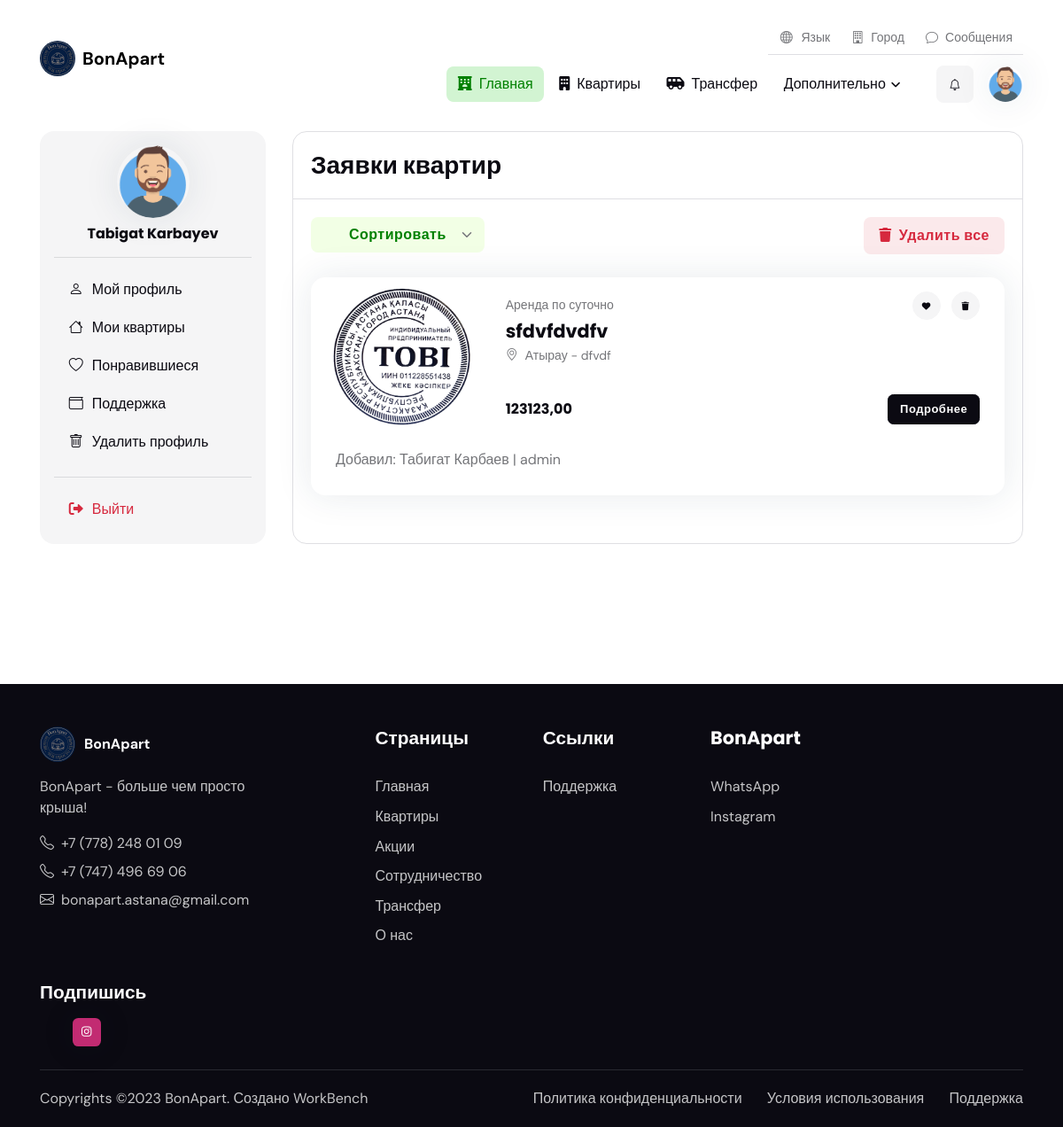
Page /users/pending/ (signed in) on the earlier database version.
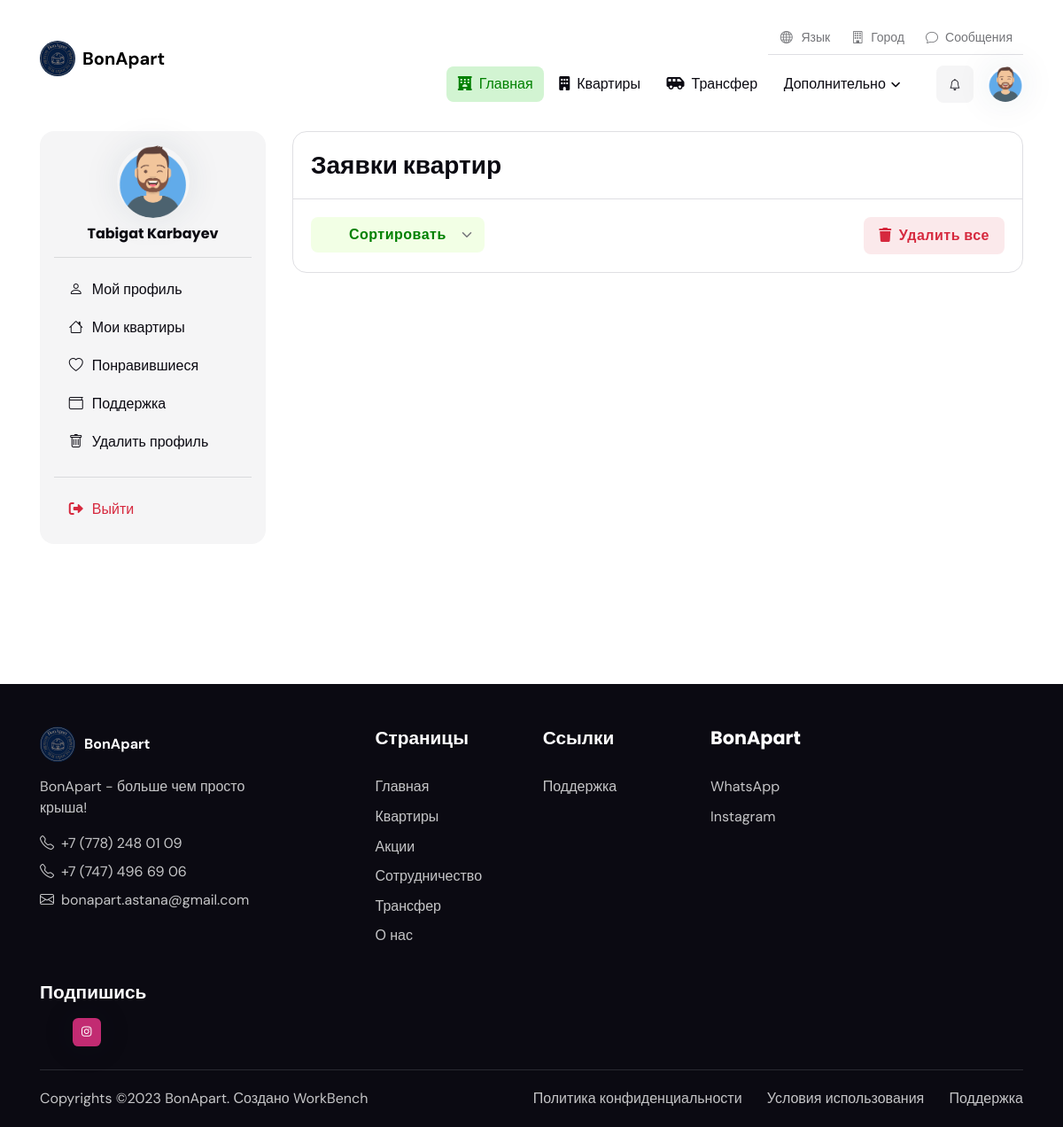
Same page on the later database version.
### apartments/models.py (models this page shows, shortened)
class Apartment(models.Model):
    DEAL_CHOICES = (
        ('daily_rent', 'Аренда по суточно'),
        ('monthly_rent', 'Аренда помесячно'),
        ('sale', 'Продажа'),
    )
    ROOM_COUNT = (
        ('1', '1'),
        ('2', '2'),
        ('3', '3'),
        ('4', '4'),
    )
    STATUS_CHOICES = (
        ('pending', 'На рассмотрении'),
        ('approved', 'Одобрено'),
        ('rejected', 'Отклонено'),
    )
    approval_date = models.DateTimeField(blank=True, null=True, verbose_name='Дата одобрения')
    expiry_date = models.DateTimeField(blank=True, null=True, verbose_name='Дата истечения срока годности')
    archived = models.BooleanField(default=False, verbose_name='В архиве')
    deal_type = models.CharField(max_length=20, choices=DEAL_CHOICES, default='daily_rent', verbose_name='Тип сделки')
    city = models.ForeignKey('City', on_delete=models.CASCADE, blank=True, null=True, verbose_name='Города')
    name = models.CharField(max_length=355, verbose_name = 'Название ЖК')
    address = models.CharField(max_length=355, verbose_name = 'Адрес ЖК', blank=True, null=True)
    description = models.TextField(verbose_name='Подробнее')
    side = models.CharField(max_length=255, verbose_name='Район', blank=True, null=True)
    capacity = models.PositiveIntegerField(default=2, verbose_name='Вместимость')
    room = models.CharField(choices=ROOM_COUNT, max_length=255 ,verbose_name='Комнат')
    square = models.PositiveIntegerField(default=37, verbose_name='Площадь')
    floor = models.PositiveIntegerField(default=5, verbose_name='Этаж')
    total_floors = models.PositiveSmallIntegerField(verbose_name='Кол-во этажей')
    singlebeds = models.PositiveSmallIntegerField(default=1, verbose_name='Односпальных мест')
    doublebeds = models.PositiveSmallIntegerField(default=1, verbose_name='Двухспальных мест')
    price = models.DecimalField(max_digits=10, decimal_places=2, verbose_name='Цена')
    video = models.URLField(blank=True, null=True, verbose_name='Видео-ролик')
    image1 = models.ImageField(upload_to='apartment_images/', blank=True, null=True)
    image2 = models.ImageField(upload_to='apartment_images/', blank=True, null=True)
    image3 = models.ImageField(upload_to='apartment_images/', blank=True, null=True)
    image4 = models.ImageField(upload_to='apartment_images/', blank=True, null=True)
    image5 = models.ImageField(upload_to='apartment_images/', blank=True, null=True)
    image6 = models.ImageField(upload_to='apartment_images/', blank=True, null=True)
    image7 = models.ImageField(upload_to='apartment_images/', blank=True, null=True)
    image8 = models.ImageField(upload_to='apartment_images/', blank=True, null=True)
    image9 = models.ImageField(upload_to='apartment_images/', blank=True, null=True)
    image10 = models.ImageField(upload_to='apartment_images/', blank=True, null=True)
    image11 = models.ImageField(upload_to='apartment_images/', blank=True, null=True)
    image12 = models.ImageField(upload_to='apartment_images/', blank=True, null=True)
    wifi = models.BooleanField(default=False, verbose_name='Wi-Fi')
    elevator = models.BooleanField(default=True, verbose_name='Лифт')
    air_conditioning = models.BooleanField(default=False, verbose_name='Кондиционер')
    parking = models.BooleanField(default=False, verbose_name='Платный паркинг')
    bath = models.BooleanField(default=False, verbose_name='Ванна')
    orthopedic_mattress = models.BooleanField(default=False, verbose_name='Ортопедический матрац')
    smart_tv = models.BooleanField(default=False, verbose_name='Smart TV')
    hairdryer = models.BooleanField(default=False, verbose_name='Фен')
    iron = models.BooleanField(default=False, verbose_name='Утюг')
    washing_machine = models.BooleanField(default=False, verbose_name='Стиральная машинка')
    fridge = models.BooleanField(default=False, verbose_name='Холодильник')
    electric_kettle = models.BooleanField(default=False, verbose_name='Электрический чайник')
    plate = models.BooleanField(default=False, verbose_name='Плита')
    mini_bar = models.BooleanField(default=False, verbose_name='Мини Бар')
    hygiene = models.BooleanField(default=False, verbose_name='Гигиенические принадлежности')
    dishes = models.BooleanField(default=False, verbose_name='Посуда')
    shower = models.BooleanField(default=False, verbose_name='Душ')
    timestamp = models.DateTimeField(auto_now_add=True, blank=True, null=True)
    status = models.CharField(max_length=20, choices=STATUS_CHOICES, default='pending')
    owner = models.ForeignKey(settings.AUTH_USER_MODEL, on_delete=models.CASCADE, related_name='owned_apartments', blank=True, null=True)
    def upload_to(self, filename):
        timestamp = datetime.now().strftime('%Y%m%d%H%M%S')
        filename_base, filename_ext = os.path.splitext(filename)
        filename = f"{timestamp}-{filename_base}{filename_ext}"
        return f"apartment_images/{filename}"
    def get_deal_type(self):
        return self.get_deal_type_display()
    class Meta:
        verbose_name = 'Квартира'
        verbose_name_plural = 'Квартиры'

class City(models.Model):
    name = models.CharField(max_length=100)
    def __str__(self):
        return self.name
    class Meta:
        verbose_name = 'Город'
        verbose_name_plural = 'Города'

### users/models.py (models this page shows, shortened)
class CustomUser(AbstractUser):
    first_name = models.CharField(max_length=50)
    last_name = models.CharField(max_length=50)
    phone_number = models.CharField(max_length=50)
    photo = models.ImageField(blank=True)
    gender = models.CharField(max_length=10, choices=[('male', 'Мужской'), ('female', 'Женский'), ('other', 'Другой')],
                              blank=True, null=True)
    age = models.PositiveIntegerField(blank=True, null=True)
    address = models.CharField(max_length=255, blank=True)
    city = models.CharField(max_length=100, blank=True)
    class Meta:
        verbose_name = 'Пользователь'
        verbose_name_plural = 'Пользователи'

### users/views.py (the view)
# urls.py: path('pending/', ApartmentPendingListView.as_view(), name='apartment_pending'),
class ApartmentPendingListView(LoginRequiredMixin, ListView):
    template_name = 'user_templates/apartments_pending_list.html'
    model = Apartment
    context_object_name = 'apartments'
    paginate_by = 10
    def get_queryset(self):
        return Apartment.objects.filter(status='pending')

### templates/user_templates/apartments_pending_list.html (shortened to what the changed rows need)
<!DOCTYPE html>
{% load static %}
<html lang="en" data-bs-theme="light"><head>
		<link rel="stylesheet" type="text/css" href="{% static 'css/all.min.css' %}">
		<link rel="stylesheet" type="text/css" href="{% static 'css/bootstrap-icons.css' %}">
		<link rel="stylesheet" type="text/css" href="{% static 'css/glightbox.css' %}">
		<link rel="stylesheet" type="text/css" href="{% static 'css/flatpickr.min.css' %}">
		<link rel="stylesheet" type="text/css" href="{% static 'css/choices.min.css' %}">
		<link rel="stylesheet" type="text/css" href="{% static 'css/tiny-slider.css' %}">
		<link rel="stylesheet" type="text/css" href="{% static 'css/style.css' %}">
</head>
<body class="dashboard">
<main>
<section class="pt-3">
	<div class="container">
		<div class="row">
			<div class="col-lg-8 col-xl-9">
				<div class="card border bg-transparent">
					<div class="card-body vstack gap-4">
						{% for apartment in apartments %}
						<div class="card shadow p-2">
							<div class="row g-0">
								<div class="col-md-3">
									<a href="{% url 'apartments:apartaments-detail' pk=apartment.pk %}">
										{% if apartment.image1 %}
										<img src="{{ apartment.image1.url }}" class="card-img rounded-2" alt="Card image">
										{% else %}
										<img src="" class="card-img rounded-2" alt="Нет фото квартиры">
										{% endif %}
									</a>
								</div>
								<div class="col-md-9">
									<div class="card-body py-md-2 d-flex flex-column h-100">
										<div class="d-flex justify-content-between align-items-center">
											<ul class="list-inline small mb-0">
												<li class="list-inline-item me-0">{{ apartment.get_deal_type }}</li>
											</ul>
											<ul class="list-inline mb-0">
												<li class="list-inline-item">
													<form action="{% url 'apartments:approve' pk=apartment.pk %}" method="post">
														<button type="submit" class="btn btn-sm btn-round btn-light mb-0">
															<i class="fa-solid fa-fw fa-heart"></i>
														</button>
													</form>
												</li>
												<li class="list-inline-item dropdown">
													<form action="{% url 'apartments:reject' pk=apartment.pk %}" method="post">
														<button type="submit" class="btn btn-sm btn-round btn-light mb-0">
															<i class="fa-solid fa-trash"></i>
														</button>
													</form>
												</li>
											</ul>
										</div>
										<h5 class="card-title mb-1"><a href="{% url 'apartments:apartaments-detail' pk=apartment.pk %}">{{ apartment.name }}</a></h5>
										<small><i class="bi bi-geo-alt me-2"></i>{{ apartment.city }} - {{ apartment.address }}</small>
										<div class="d-sm-flex justify-content-sm-between align-items-center mt-3 mt-md-auto">
											<div class="d-flex align-items-center">
												<h6 class="fw-bold mb-0 me-1">{{ apartment.price }}</h6>
											</div>
											<div class="mt-3 mt-sm-0">
												<a href="{% url 'apartments:apartaments-detail' pk=apartment.pk %}" class="btn btn-sm btn-dark w-100 mb-0">Подробнее</a>
											</div>
										</div>
									</div>
								</div>
							</div>
							<div class="card-footer">
								Добавил: {{ apartment.owner.first_name }} {{ apartment.owner.last_name }} | {{ apartment.owner.username }}
							</div>
						</div>
						{% endfor %}
					</div>
				</div>
			</div>
		</div>
	</div>
</section>
</main>
</body>
</html>

Differences in the rows shown:
no longer on this page (row edited): Apartment: image1 (picture), get_deal_type "Аренда по суточно", name "sfdvfdvdfv", city "Атырау", address "dfvdf", price "123123,00", owner.first_name "Табигат", owner.last_name "Карбаев", owner.username "admin"
